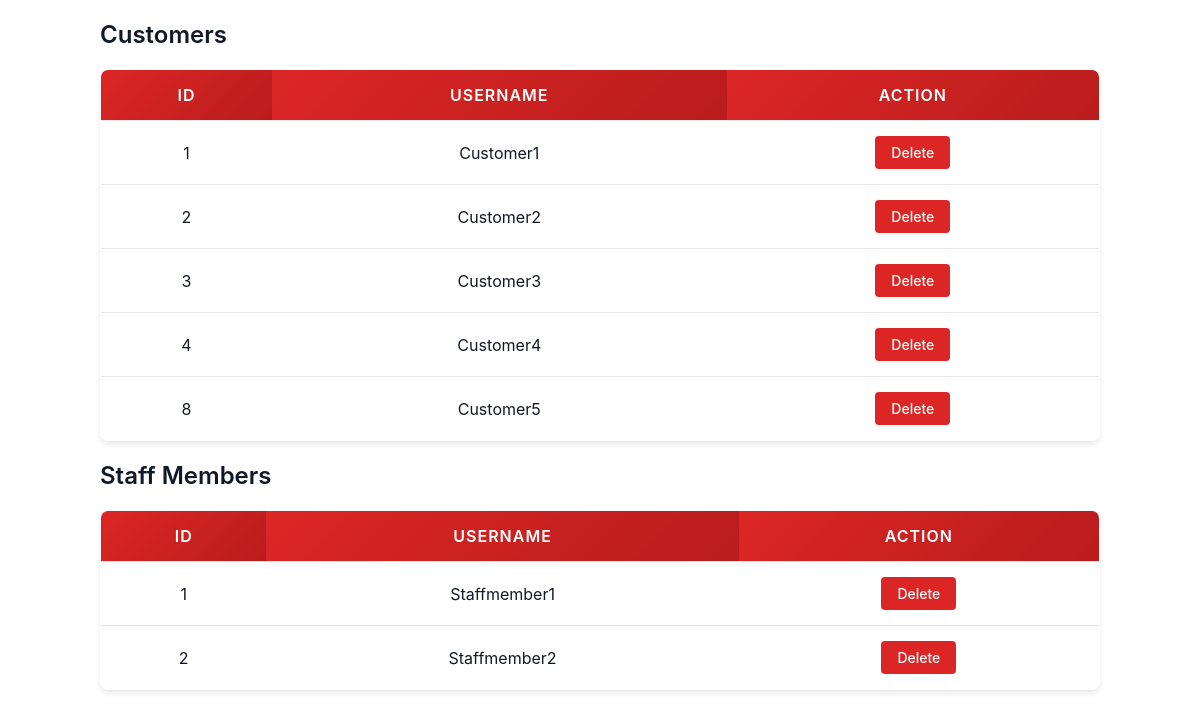
Page /fetch_users.php (signed in) on the committed database.
### tables this page shows
CREATE TABLE `customers` (
  `id` int(11) NOT NULL,
  `username` varchar(50) NOT NULL,
  `password` varchar(255) NOT NULL
);

CREATE TABLE `staff` (
  `id` int(11) NOT NULL,
  `username` varchar(50) NOT NULL,
  `password` varchar(255) NOT NULL
);

### fetch_users.php (the view, shortened to what this page needs)
<?php
$host = "localhost";
$user = "root";
$pass = "";
$dbname = "fitzone_db";
$conn = new mysqli($host, $user, $pass, $dbname);
?>
<div class="manage-users-container">
<?php
echo "<h2>Customers</h2>";
$customer_query = "SELECT id, username FROM customers";
$customers_result = $conn->query($customer_query);
if ($customers_result) {
    if ($customers_result->num_rows > 0) {
        echo "<table>
                <tr><th>ID</th><th>Username</th><th>Action</th></tr>";
        while ($row = $customers_result->fetch_assoc()) {
            echo "<tr>
                    <td>" . htmlspecialchars($row['id']) . "</td>
                    <td>" . htmlspecialchars($row['username']) . "</td>
                    <td><a href='delete_user.php?type=customer&id=" . htmlspecialchars($row['id']) . "' onclick=\"return confirm('Are you sure you want to delete this customer?');\">
                        <button>Delete</button>
                    </a></td>
                </tr>";
        }
        echo "</table>";
    } else {
        echo "<p>No customers found.</p>";
    }
} else {
    echo "<p>Query failed: " . htmlspecialchars($conn->error) . "</p>";
}
echo "<h2>Staff Members</h2>";
$staff_query = "SELECT id, username FROM staff";
$staff_result = $conn->query($staff_query);
if ($staff_result) {
    if ($staff_result->num_rows > 0) {
        echo "<table>
                <tr><th>ID</th><th>Username</th><th>Action</th></tr>";
        while ($row = $staff_result->fetch_assoc()) {
            echo "<tr>
                    <td>" . htmlspecialchars($row['id']) . "</td>
                    <td>" . htmlspecialchars($row['username']) . "</td>
                    <td><a href='delete_user.php?type=staff&id=" . htmlspecialchars($row['id']) . "' onclick=\"return confirm('Are you sure you want to delete this staff member?');\">
                        <button>Delete</button>
                    </a></td>
                </tr>";
        }
        echo "</table>";
    } else {
        echo "<p>No staff members found.</p>";
    }
} else {
    echo "<p>Query failed: " . htmlspecialchars($conn->error) . "</p>";
}
?>
</div>

### fetch_users.php (style rules this page uses)
.manage-users-container * { box-sizing: border-box; font-family: -apple-system, BlinkMacSystemFont, 'Segoe UI', Roboto, sans-serif; }
.manage-users-container { --primary-color: #dc2626; --primary-dark: #b91c1c; --primary-light: #ef4444; --accent-color: #f59e0b; --bg-card: rgba(255, 255, 255, 0.1); --text-primary: #111827; --text-inverse: #ffffff; --border-color: #e5e7eb; --shadow-md: 0 4px 6px -1px rgba(0, 0, 0, 0.1); --gradient-primary: linear-gradient(135deg, #dc2626, #b91c1c); --transition-base: 250ms ease; }
.manage-users-container h2 { max-width: 1000px; margin: 20px auto; font-size: 24px; font-weight: 600; color: var(--text-primary); text-align: left; }
.manage-users-container table { width: 100%; max-width: 1000px; margin: 0 auto 20px; border-collapse: collapse; background: var(--bg-card); backdrop-filter: blur(5px); border: 1px solid var(--border-color); border-radius: 8px; overflow: hidden; box-shadow: var(--shadow-md); }
.manage-users-container th { padding: 15px; text-align: center; border-bottom: 1px solid var(--border-color); font-size: 16px; background: var(--gradient-primary); color: var(--text-inverse); font-weight: 600; text-transform: uppercase; letter-spacing: 1px; }
.manage-users-container td { padding: 15px; text-align: center; border-bottom: 1px solid var(--border-color); font-size: 16px; color: var(--text-primary); }
.manage-users-container tr:last-child td { border-bottom: none; }
.manage-users-container tr:nth-child(even) { background: rgba(255, 255, 255, 0.05); }
.manage-users-container button { background: var(--primary-color); color: var(--text-inverse); border: none; padding: 8px 16px; border-radius: 4px; font-size: 14px; font-weight: 500; cursor: pointer; transition: background var(--transition-base); }
.manage-users-container a { text-decoration: none; }

### rows in the picture
customers: id "1", username "Customer1"
customers: id "2", username "Customer2"
customers: id "3", username "Customer3"
customers: id "4", username "Customer4"
customers: id "8", username "Customer5"
staff: id "1", username "Staffmember1"
staff: id "2", username "Staffmember2"
